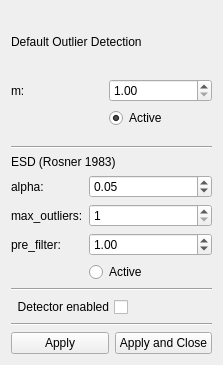
<?xml version="1.0" encoding="UTF-8"?>
<ui version="4.0">
 <class>detector</class>
 <widget class="QWidget" name="detector">
  <property name="enabled">
   <bool>true</bool>
  </property>
  <property name="geometry">
   <rect>
    <x>0</x>
    <y>0</y>
    <width>223</width>
    <height>365</height>
   </rect>
  </property>
  <property name="sizePolicy">
   <sizepolicy hsizetype="Fixed" vsizetype="Fixed">
    <horstretch>0</horstretch>
    <verstretch>0</verstretch>
   </sizepolicy>
  </property>
  <property name="minimumSize">
   <size>
    <width>0</width>
    <height>0</height>
   </size>
  </property>
  <property name="windowTitle">
   <string>Outlier Detector</string>
  </property>
  <layout class="QVBoxLayout" name="verticalLayout_2">
   <property name="sizeConstraint">
    <enum>QLayout::SetMinimumSize</enum>
   </property>
   <item>
    <widget class="QLabel" name="label_default">
     <property name="text">
      <string>Default Outlier Detection</string>
     </property>
     <property name="scaledContents">
      <bool>false</bool>
     </property>
     <property name="wordWrap">
      <bool>false</bool>
     </property>
    </widget>
   </item>
   <item>
    <layout class="QFormLayout" name="layout_default_outlier">
     <item row="0" column="0">
      <widget class="QLabel" name="label_m">
       <property name="sizePolicy">
        <sizepolicy hsizetype="Preferred" vsizetype="Preferred">
         <horstretch>0</horstretch>
         <verstretch>0</verstretch>
        </sizepolicy>
       </property>
       <property name="minimumSize">
        <size>
         <width>92</width>
         <height>0</height>
        </size>
       </property>
       <property name="text">
        <string>m:</string>
       </property>
      </widget>
     </item>
     <item row="0" column="1">
      <widget class="QDoubleSpinBox" name="dsb_m">
       <property name="minimum">
        <double>1.000000000000000</double>
       </property>
       <property name="maximum">
        <double>100.000000000000000</double>
       </property>
       <property name="singleStep">
        <double>0.500000000000000</double>
       </property>
       <property name="value">
        <double>1.000000000000000</double>
       </property>
      </widget>
     </item>
     <item row="1" column="1">
      <widget class="QRadioButton" name="cb_default">
       <property name="text">
        <string>Active</string>
       </property>
       <property name="checked">
        <bool>true</bool>
       </property>
      </widget>
     </item>
    </layout>
   </item>
   <item>
    <widget class="Line" name="line_2">
     <property name="orientation">
      <enum>Qt::Horizontal</enum>
     </property>
    </widget>
   </item>
   <item>
    <widget class="QLabel" name="label_esd">
     <property name="sizePolicy">
      <sizepolicy hsizetype="Fixed" vsizetype="Fixed">
       <horstretch>0</horstretch>
       <verstretch>0</verstretch>
      </sizepolicy>
     </property>
     <property name="text">
      <string>ESD (Rosner 1983)</string>
     </property>
    </widget>
   </item>
   <item>
    <layout class="QFormLayout" name="layout_esd">
     <item row="1" column="0">
      <widget class="QLabel" name="label_max_outliers">
       <property name="text">
        <string>max_outliers:</string>
       </property>
      </widget>
     </item>
     <item row="1" column="1">
      <widget class="QSpinBox" name="dsb_k">
       <property name="minimum">
        <number>1</number>
       </property>
       <property name="maximum">
        <number>5000</number>
       </property>
      </widget>
     </item>
     <item row="0" column="0">
      <widget class="QLabel" name="label_alpha">
       <property name="text">
        <string>alpha:</string>
       </property>
      </widget>
     </item>
     <item row="0" column="1">
      <widget class="QDoubleSpinBox" name="dsb_alpha">
       <property name="singleStep">
        <double>0.050000000000000</double>
       </property>
       <property name="value">
        <double>0.050000000000000</double>
       </property>
      </widget>
     </item>
     <item row="2" column="0">
      <widget class="QLabel" name="label_pre_filter">
       <property name="text">
        <string>pre_filter:</string>
       </property>
      </widget>
     </item>
     <item row="2" column="1">
      <widget class="QDoubleSpinBox" name="dsb_pre_filter">
       <property name="maximum">
        <double>100000.000000000000000</double>
       </property>
       <property name="value">
        <double>1.000000000000000</double>
       </property>
      </widget>
     </item>
     <item row="3" column="1">
      <widget class="QRadioButton" name="cb_esd">
       <property name="text">
        <string>Active</string>
       </property>
      </widget>
     </item>
    </layout>
   </item>
   <item>
    <widget class="Line" name="line">
     <property name="orientation">
      <enum>Qt::Horizontal</enum>
     </property>
    </widget>
   </item>
   <item>
    <layout class="QHBoxLayout" name="horizontalLayout">
     <item>
      <widget class="QCheckBox" name="cb_is_active">
       <property name="enabled">
        <bool>true</bool>
       </property>
       <property name="layoutDirection">
        <enum>Qt::RightToLeft</enum>
       </property>
       <property name="text">
        <string>Detector enabled</string>
       </property>
       <property name="checked">
        <bool>false</bool>
       </property>
      </widget>
     </item>
     <item>
      <spacer name="horizontalSpacer">
       <property name="orientation">
        <enum>Qt::Horizontal</enum>
       </property>
       <property name="sizeHint" stdset="0">
        <size>
         <width>40</width>
         <height>20</height>
        </size>
       </property>
      </spacer>
     </item>
    </layout>
   </item>
   <item>
    <widget class="Line" name="line_3">
     <property name="enabled">
      <bool>true</bool>
     </property>
     <property name="orientation">
      <enum>Qt::Horizontal</enum>
     </property>
    </widget>
   </item>
   <item>
    <layout class="QHBoxLayout" name="horizontalLayout_2">
     <item>
      <widget class="QPushButton" name="btn_apply">
       <property name="toolTip">
        <string>Run outliers detection</string>
       </property>
       <property name="text">
        <string>Apply</string>
       </property>
      </widget>
     </item>
     <item>
      <widget class="QPushButton" name="btn_apply_close">
       <property name="toolTip">
        <string>Run outliers detection and close window</string>
       </property>
       <property name="text">
        <string>Apply and Close</string>
       </property>
      </widget>
     </item>
    </layout>
   </item>
  </layout>
 </widget>
 <resources/>
 <connections/>
</ui>
